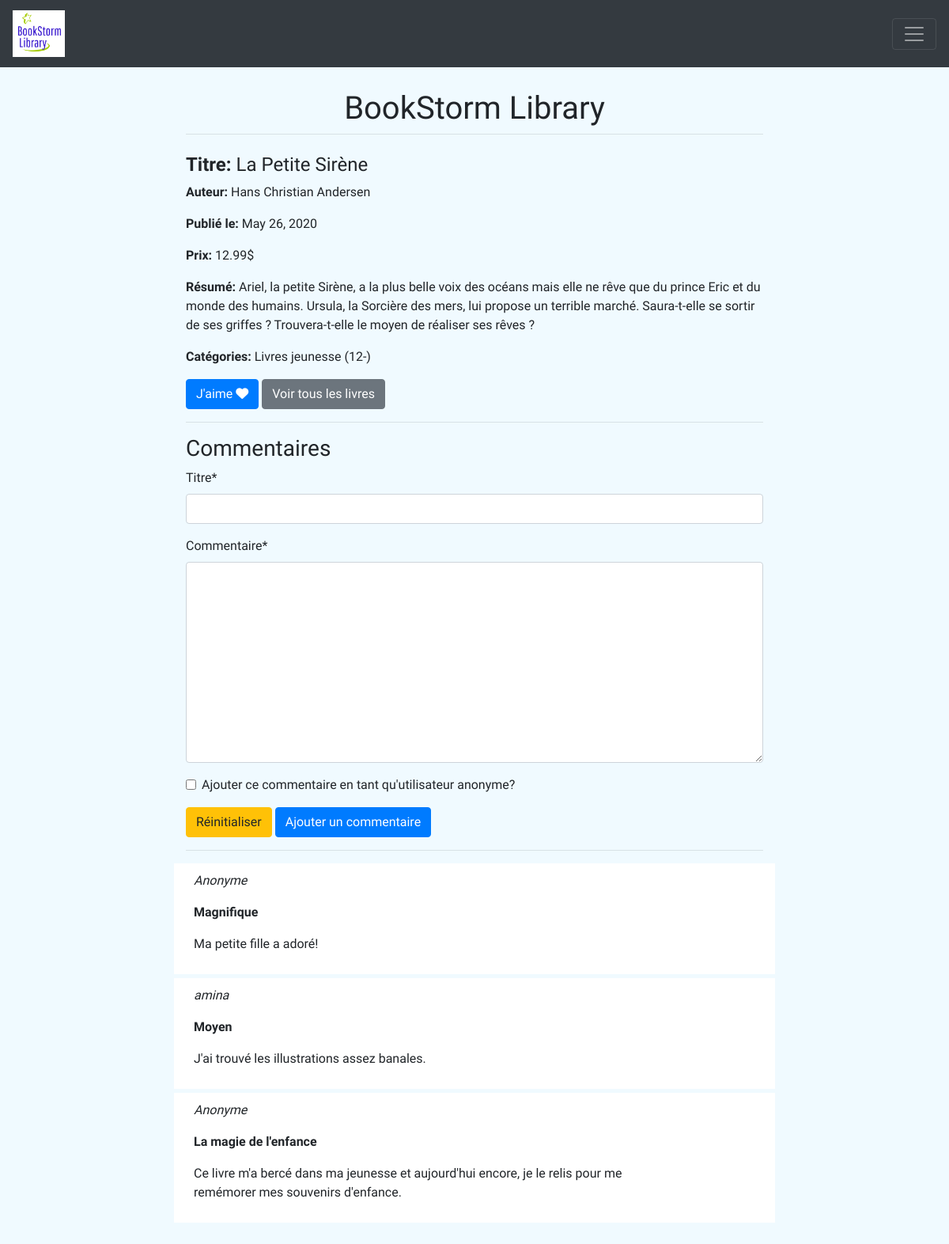
Page /books/1/ on the committed database.
### books/models.py (models this page shows, shortened)
class Book(models.Model): #() indicate inheritance
	title				= models.CharField(max_length=120)
	summary 			= models.TextField()
	author				= models.ForeignKey(Account, on_delete=models.CASCADE, limit_choices_to={'is_author': True}) # possible values of on_delete: [CASCADE, PROTECT, SET_NULL, SET_DEFAULT, SET(value)]
	publication_date	= models.DateField()
	create_stamp        = models.DateField(auto_now_add=True)
	categories			= models.ManyToManyField(Category) # ManyToMany relationship with the Category model class
	price				= models.DecimalField(max_digits = 5, decimal_places = 2)
	nb_likes			= models.IntegerField(default=0, editable=False)

### accounts/models.py (models this page shows, shortened)
class Account(AbstractUser):
    is_author	= models.BooleanField(default=False)
    def __str__(self):
        if self.first_name is None or not self.first_name: #no null in python, use None instead
            return self.username
        else:
            return self.get_full_name()

### categories/models.py (models this page shows, shortened)
class Category(models.Model):
    name        = models.CharField(max_length=50, unique=True)
    description = models.TextField(blank=True, null=True)
    class Meta:
        verbose_name_plural = 'Categories' #otherwise it would be Categorys
    def __str__(self):
        return self.name

### comments/models.py (models this page shows, shortened)
class Comment(models.Model):
    title               = models.CharField(max_length=120) # max_length is mandatory with a CharField
    content             = models.TextField()
    author              = models.ForeignKey(Account, on_delete=models.CASCADE)
    anonymous           = models.BooleanField(default=False)
    book                = models.ForeignKey(Book, on_delete=models.CASCADE)
    create_stamp        = models.DateField(auto_now_add=True) # only when first created
    last_update_stamp   = models.DateField(auto_now=True) # every time save() method is called, including when it is first created

### books/views.py (the view)
# urls.py: path('<int:id>/', BookDetailView.as_view(), name='book-detail'),
class BookDetailView(DetailView):
	template_name = 'books/book_detail.html'
	def get_object(self): #if you use a parameter name different from pk
		id_ = self.kwargs.get("id")
		return get_object_or_404(Book, id=id_)
	def get_context_data(self, **kwargs): #specify additionnal context variables
		context = super().get_context_data(**kwargs)
		context['comment_form'] = CommentForm
		context['comment_list'] = Book.objects.get(id=self.kwargs.get("id")).comment_set.all()
		return context

### books/templates/books/book_detail.html (shortened to what this page needs)
{% extends 'base.html' %}
{% block content %}
    <h4><b>Titre:</b> {{ object.title }}</h4>
    <p><b>Auteur:</b>
            {{ object.author }}
        </p>
    <p><b>Publié le:</b> {{ object.create_stamp }}</p>
    <p><b>Prix:</b> {{ object.price }}$</p>
    <p><b>Résumé:</b> {{ object.summary }}</p>
    <p><b>Catégories:</b> {{ object.categories.all|join:", " }}</p>
    {% if object.author == user %}
        <a href="{% url 'books:book-delete' object.pk %}" class="btn btn-danger">Supprimer le livre</a>
        <a href="{% url 'books:book-update' object.pk %}" class="btn btn-secondary">Modifier le livre</a>
    {% else %}
        <a href="{% url 'books:book-like' object.pk %}" class="btn btn-primary">J'aime <i class="fas fa-heart"></i></a>
    {% endif %}
    <a href="{% url 'books:book-list'%}" class="btn btn-secondary">Voir tous les livres</a>
    <hr>
    <h3>Commentaires</h3>
    {% load crispy_forms_tags %}
    <form method="POST" action="{% url 'comments:comment-create' object.id %}">
        {{ comment_form|crispy }}
        <input type="reset" name="reset" value="Réinitialiser" class="btn btn-warning">
        <input type="submit" name="submit" class="btn btn-primary" value="Ajouter un commentaire">
    </form>
    <hr>
	{% for comment in comment_list %}
        <div style="background-color: white; padding: 10px; margin-bottom: 5px; position: relative;" class="row">
            <div class="col-sm-10">
                {% if comment.anonymous %}
                    <p><em>Anonyme</em></p>
                {% else %}
                    <p><em>{{ comment.author }}</em></p>
                {% endif %}
                <p><b>{{ comment.title }}</b></p>
                <p>{{ comment.content }}</p>
            </div>
        </div>
        {% empty %}
            <div>Aucun commmentaire</div>
	{% endfor %}
{% endblock %}

### pages/templates/base.html (style rules this page uses)
body { font-family: 'Dosis', sans-serif; }

### rows in the picture
Book: title "La Petite Sirène", author "Hans Christian Andersen", create_stamp "May 26, 2020", price "12.99", summary "Ariel, la petite Sirène, a la plus belle voix des océans mais elle ne rêve que du prince Eric et du monde des humains. Ursula, la Sorcière des mers, lui propose un terrible marché. Saura-t-elle se sortir de ses griffes ? Trouvera-t-elle le moyen de réaliser ses rêves ?", categories.all "Livres jeunesse (12-)"
Comment: anonymous "Anonyme", title "Magnifique", content "Ma petite fille a adoré!"
Comment: author "amina", title "Moyen", content "J'ai trouvé les illustrations assez banales."
Comment: anonymous "Anonyme", title "La magie de l'enfance", content "Ce livre m'a bercé dans ma jeunesse et aujourd'hui encore, je le relis pour me remémorer mes souvenirs d'enfance."
